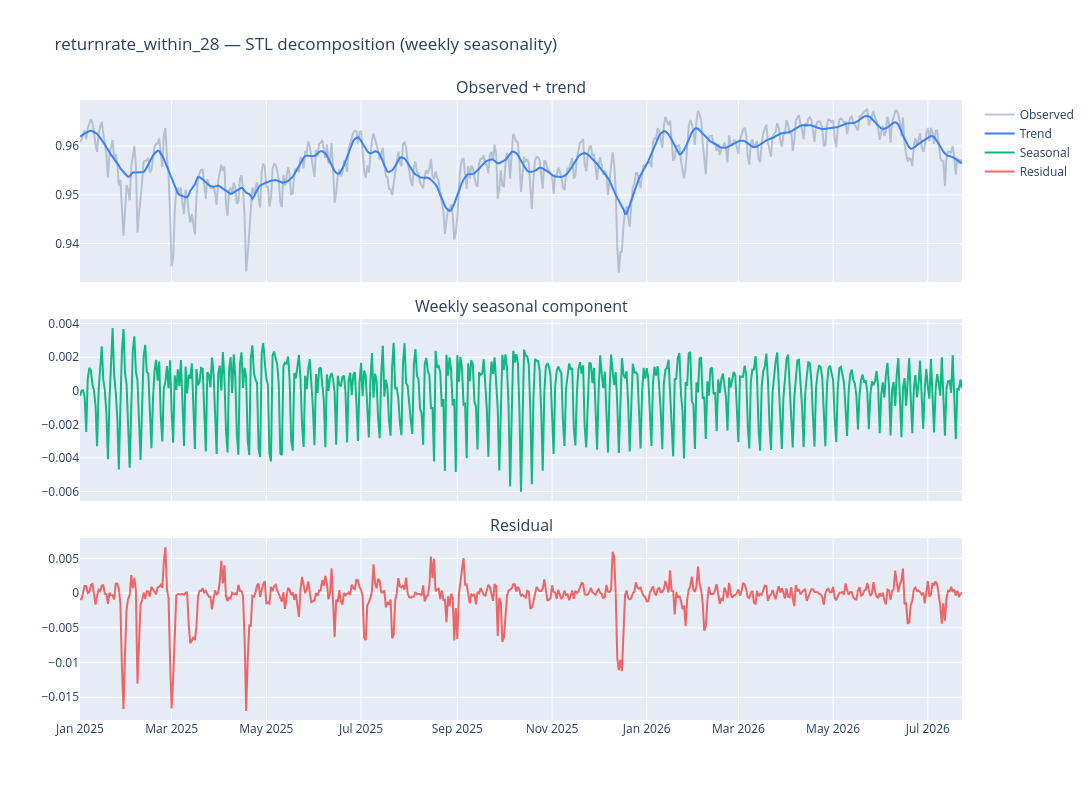

Notebook cell for this chart:
### Code cell
# Chart — STL decomposition: observed+trend / weekly seasonal / residual
plot_stl_decomposition(rrw_decomp, title=f'{metric_col} — STL decomposition (weekly seasonality)').show()

### Figure 1 — Plotly figure (JSON) as saved in the notebook; plotly's stock layout.template omitted (floating-point values rounded to 4 significant figures; data arrays with more than 128 entries replaced by an {"elided": "..."} marker saying what was removed)
{"data": [{"line": {"color": "rgba(148,163,184,0.6)"}, "name": "Observed", "type": "scatter", "x": {"elided": "569 str values"}, "xaxis": "x", "y": {"elided": "569 float values"}, "yaxis": "y"}, {"line": {"color": "rgba(59,130,246,1)", "width": 2}, "name": "Trend", "type": "scatter", "x": {"elided": "569 str values"}, "xaxis": "x", "y": {"elided": "569 float values"}, "yaxis": "y"}, {"line": {"color": "rgba(16,185,129,1)"}, "name": "Seasonal", "type": "scatter", "x": {"elided": "569 str values"}, "xaxis": "x2", "y": {"elided": "569 float values"}, "yaxis": "y2"}, {"line": {"color": "rgba(239,68,68,0.8)"}, "name": "Residual", "type": "scatter", "x": {"elided": "569 str values"}, "xaxis": "x3", "y": {"elided": "569 float values"}, "yaxis": "y3"}], "layout": {"annotations": [{"font": {"size": 16}, "showarrow": false, "text": "Observed + trend", "x": 0.5, "xanchor": "center", "xref": "paper", "y": 1, "yanchor": "bottom", "yref": "paper"}, {"font": {"size": 16}, "showarrow": false, "text": "Weekly seasonal component", "x": 0.5, "xanchor": "center", "xref": "paper", "y": 0.6467, "yanchor": "bottom", "yref": "paper"}, {"font": {"size": 16}, "showarrow": false, "text": "Residual", "x": 0.5, "xanchor": "center", "xref": "paper", "y": 0.2933, "yanchor": "bottom", "yref": "paper"}], "height": 800, "title": {"text": "returnrate_within_28 — STL decomposition (weekly seasonality)"}, "width": 1400, "xaxis": {"anchor": "y", "domain": [0, 1], "matches": "x3", "showticklabels": false}, "xaxis2": {"anchor": "y2", "domain": [0, 1], "matches": "x3", "showticklabels": false}, "xaxis3": {"anchor": "y3", "domain": [0, 1]}, "yaxis": {"anchor": "x", "domain": [0.7067, 1]}, "yaxis2": {"anchor": "x2", "domain": [0.3533, 0.6467]}, "yaxis3": {"anchor": "x3", "domain": [0, 0.2933]}}}
